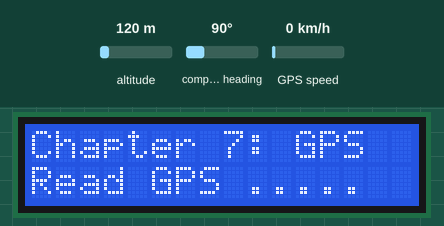
Recording of a sketch running on a simulated Arduino Uno, built with avr-gcc and run on an emulated ATmega328P. Parts: 16×2 character LCD. Inputs (shaded band) come from the test bench; at power-on: altitude 120 m, compass heading 90°, GPS speed 0 km/h. The GPS gets a fix after 3 s at 37.7749, -122.4194 with 8 satellites.

Above: at 0.1 s.
At 3.2 s:
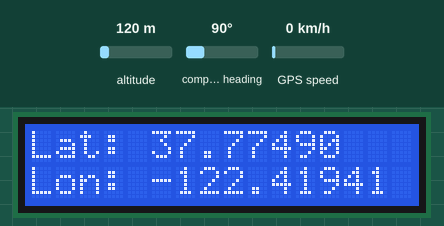
At 12.2 s:
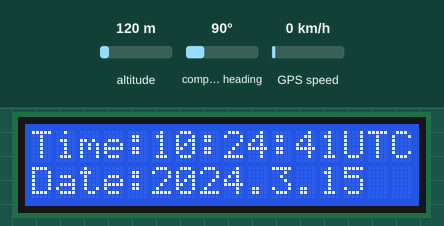
At 20.3 s:
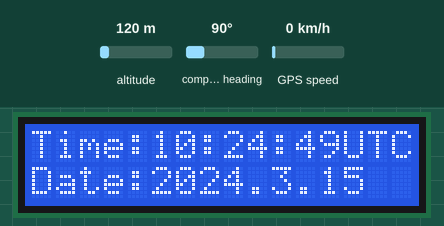
At 28.4 s:
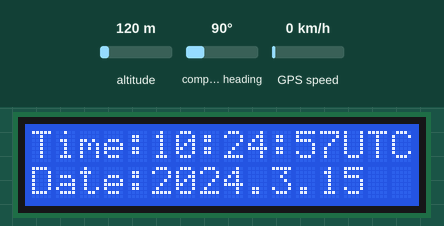
At 36.5 s:
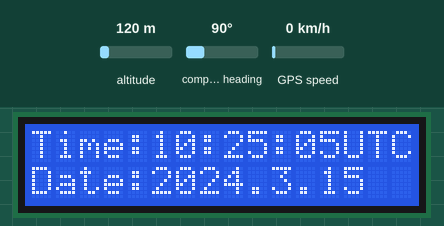

The sketch:

Chapter7_testUBLOXGPS_TinyGPS_LCD.ino
```cpp
// Chapter7-testUBLOXGPS_TinyGPS_LCD.ino
#include <TinyGPS.h>
#include <LiquidCrystal.h>

// DEFINE THE CONNECTION OF LCD PINS TO THE ARDUINO PINS
const int RS = 7, E = 8, D4 = 9, D5 = 6, D6 = 3, D7 = 2;
LiquidCrystal lcd(RS, E, D4, D5, D6, D7);  // DEFINE THE LiquidCrystal AS lcd
                            // ONLY 6 PINS NEED TO BE SPECIFIED
                            // (THE RS, E, D4, D5, D6, D7)

TinyGPS gps;

void setup() {
Serial.begin(9600);
  lcd.begin(16, 2); // USE A 16X2 LCD
  lcd.setCursor(0,0); // CURSOR SET AT (0,0) - 1st column & 1st row
  lcd.print("Chapter 7: GPS");
  lcd.setCursor(0,1); // CURSOR SET AT (0,1) - 1st column & 2nd row
  lcd.print("Read GPS .....");
  delay(1000); // delay 5 seconds
}

// A function to get GPS data and print to LCD
void getgps(TinyGPS &gps)
{
  float latitude, longitude; int year; byte month,day,hour,minute,second,hundredths;
  gps.f_get_position(&latitude,&longitude);
  gps.crack_datetime(&year,&month,&day,&hour,&minute,&second,&hundredths);
  // print GPS data to the LCD
  lcd.setCursor(0,0); lcd.print("Lat: "); lcd.print(latitude,5); lcd.print("    ");
  lcd.setCursor(0,1); lcd.print("Lon: "); lcd.print(longitude,5);lcd.print(" ");
  delay(1000); // delay 3 seconds
  lcd.clear();

  lcd.setCursor(0,0); lcd.print("Time:");
  if(hour<10)
  {
  lcd.print("0");
  }
  lcd.print(hour,DEC); lcd.print(":");
  if(minute<10)
  {
  lcd.print("0");
  }
  lcd.print(minute,DEC); lcd.print(":");
  if(second<10)
  {
  lcd.print("0");
  }
  lcd.print(second,DEC); lcd.print("UTC");

  lcd.setCursor(0,1);
  lcd.print("Date:"); lcd.print(year,DEC); lcd.print(".");
  lcd.print(month,DEC); lcd.print("."); lcd.print(day,DEC);

  delay(3000); // delay 3 seconds
  lcd.clear();

}

void loop() {
  // repeating the following actions:
   byte GPSdata;
    if (Serial.available() > 0)
     {
     GPSdata = Serial.read();
      if(gps.encode(GPSdata))
       {
         getgps(gps);
       }
     }
}
```

Measured:
- what the display in image 1 shows lasts 1.0 s, from 3.1 s to 4.1 s
- what the display in image 2 shows lasts 3.0 s, from 12.2 s to 15.2 s
